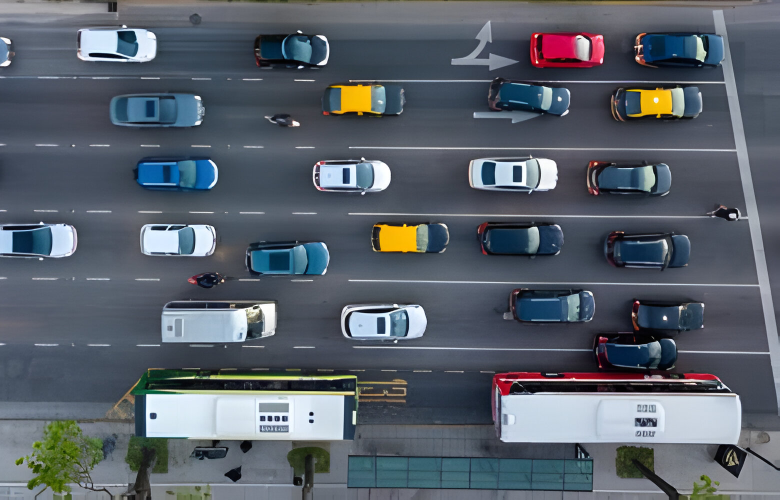
#> input picture Final_Assignments/HW5/images/car.jpg, 1560 x 1000 px (shown at 1/2 size)
$ jupyter execute Q7_a.ipynb
#> lines starting #> are read from the running program, lines starting #| are printed output that depends on the picture; after the words box and inside, x2 and y2 are one past the last pixel; in counts of white or black regions, pixels touching at a corner belong together
[cell 1]
import cv2
import numpy as np
import matplotlib.pyplot as plt

[cell 2]
image = cv2.imread('images/car.jpg')
#> image is the input picture: shape (1000, 1560, 3); mean B, G, R 106.2, 96.5, 88.4

[cell 3]
import cv2
import numpy as np

# Load the image
image = cv2.imread('images/car.jpg')
desired_image = image[:-120,:]
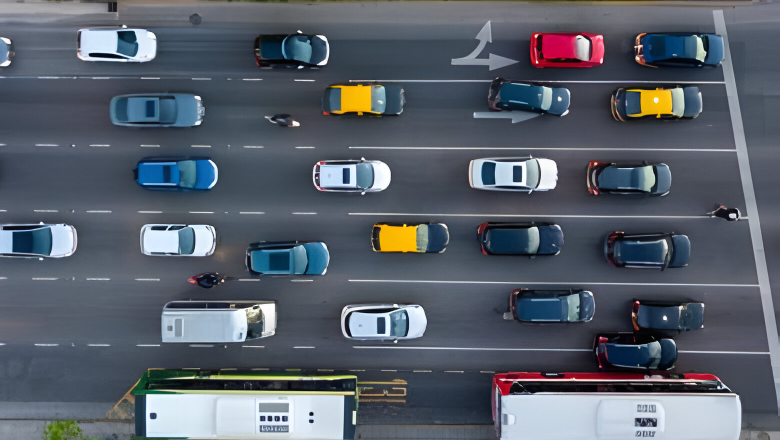
#> desired_image: shape (880, 1560, 3) (shown at 1/2 size); mean B, G, R 106.6, 95.8, 88.3
# Convert to grayscale
gray = cv2.cvtColor(desired_image, cv2.COLOR_BGR2GRAY)
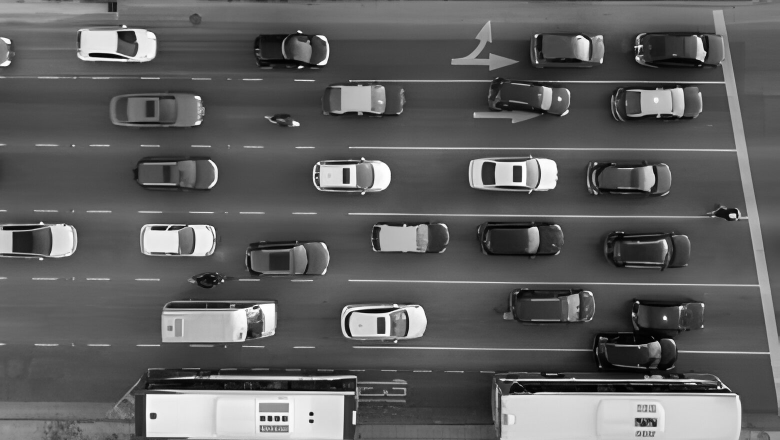
#> gray: shape (880, 1560) (shown at 1/2 size); min 0, max 255, mean 94.8

# Apply threshold to get binary desired_image
_, thresh = cv2.threshold(gray, 127, 255, cv2.THRESH_BINARY_INV)
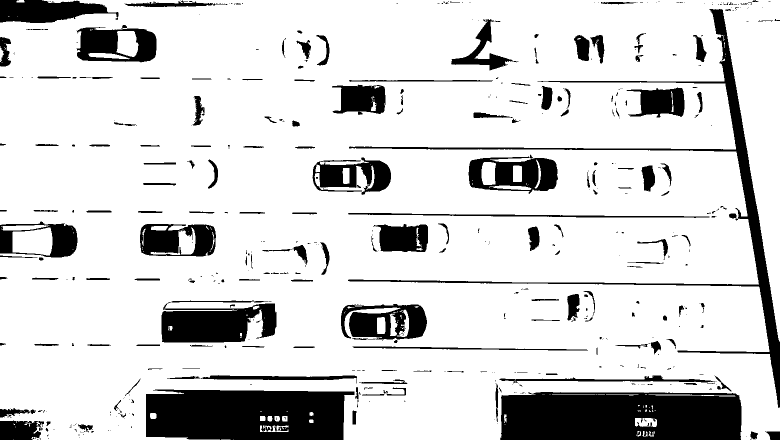
#> thresh: shape (880, 1560) (shown at 1/2 size); 83.7% white; 523 black regions (329 under 20 px), largest, box (x1, y1, x2, y2) and area: (1000, 784, 1483, 880) 43529, (292, 779, 709, 880) 37237, (696, 18, 1560, 816) 22867

# Perform morphological operations to reduce noise and separate overlapping objects
kernel = cv2.getStructuringElement(cv2.MORPH_RECT, (10,10))
opening = cv2.morphologyEx(thresh, cv2.MORPH_OPEN, kernel)
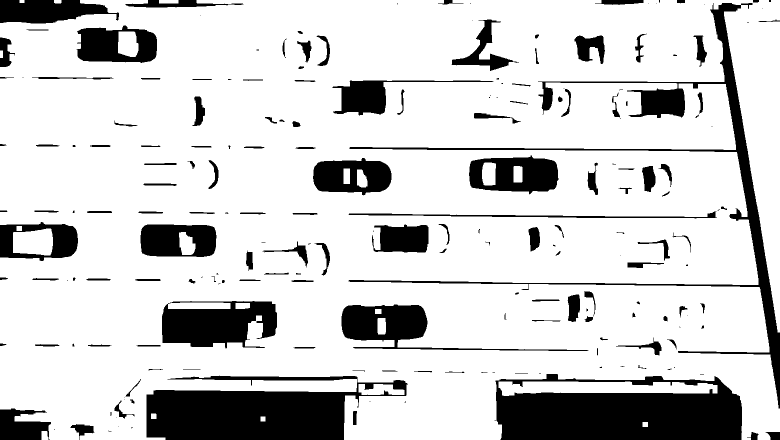
#> opening: shape (880, 1560) (shown at 1/2 size); 82% white; 206 black regions (65 under 20 px), largest, box (x1, y1, x2, y2) and area: (989, 748, 1484, 880) 49117, (293, 751, 816, 880) 42195, (697, 6, 1560, 817) 29716
closing = cv2.morphologyEx(opening, cv2.MORPH_CLOSE, kernel)
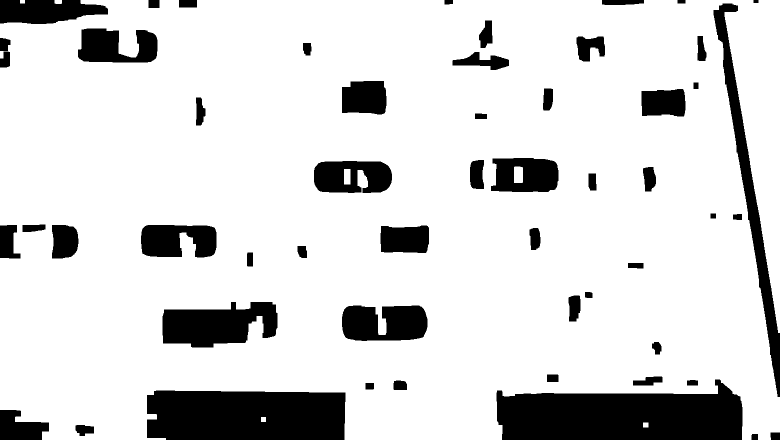
#> closing: shape (880, 1560) (shown at 1/2 size); 84.8% white; 54 black regions

# Find contours in the desired_image
contours, _ = cv2.findContours(closing, cv2.RETR_TREE, cv2.CHAIN_APPROX_SIMPLE)
#> contours = 45 contours; largest, box (x1, y1, x2, y2) and area: (0, 0, 1560, 880) 1252003, (324, 603, 556, 696) 15285, (683, 610, 856, 683) 10587, (627, 321, 785, 387) 8764, (981, 315, 1118, 385) 8414

# Filter contours based on area (optional)
min_area = 550  # Minimum area to be considered a car
contours = [cnt for cnt in contours if cv2.contourArea(cnt) > min_area]
#> contours = 25 contours; largest, box (x1, y1, x2, y2) and area: (0, 0, 1560, 880) 1252003, (324, 603, 556, 696) 15285, (683, 610, 856, 683) 10587, (627, 321, 785, 387) 8764, (981, 315, 1118, 385) 8414

# Draw bounding boxes around the detected cars
for cnt in contours:
    x, y, w, h = cv2.boundingRect(cnt)
    cv2.rectangle(desired_image, (x, y), (x+w, y+h), (0, 255, 0), 2)
#> this loop made 25 passes
#> (x, y, w, h) on passes 1 to 12: (0, 0, 1560, 880), (150, 849, 39, 24), (1265, 752, 61, 20), (683, 610, 173, 73), (324, 603, 232, 93), (1136, 590, 26, 54), (1058, 455, 24, 46), (760, 450, 99, 57), (281, 449, 153, 67), (103, 449, 55, 69), (44, 448, 48, 17), (1176, 346, 18, 36)
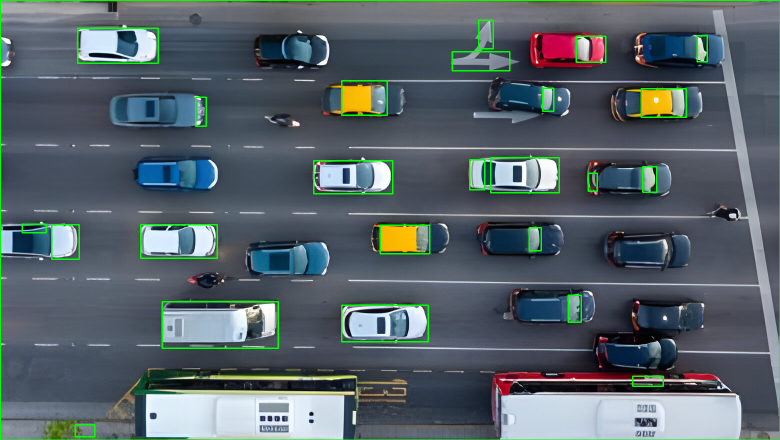
#> desired_image: shape (880, 1560, 3) (shown at 1/2 size); 1.92% of pixels changed, all inside (x1, y1, x2, y2) = (0, 0, 1560, 880)

# Save the result
cv2.imwrite('detected_cars.jpg', desired_image)

print(f'Number of cars: {len(contours)}')
#| Number of cars: 25

$ run again, with Final_Assignments/HW5/images/flower.jpg copied over Final_Assignments/HW5/images/car.jpg
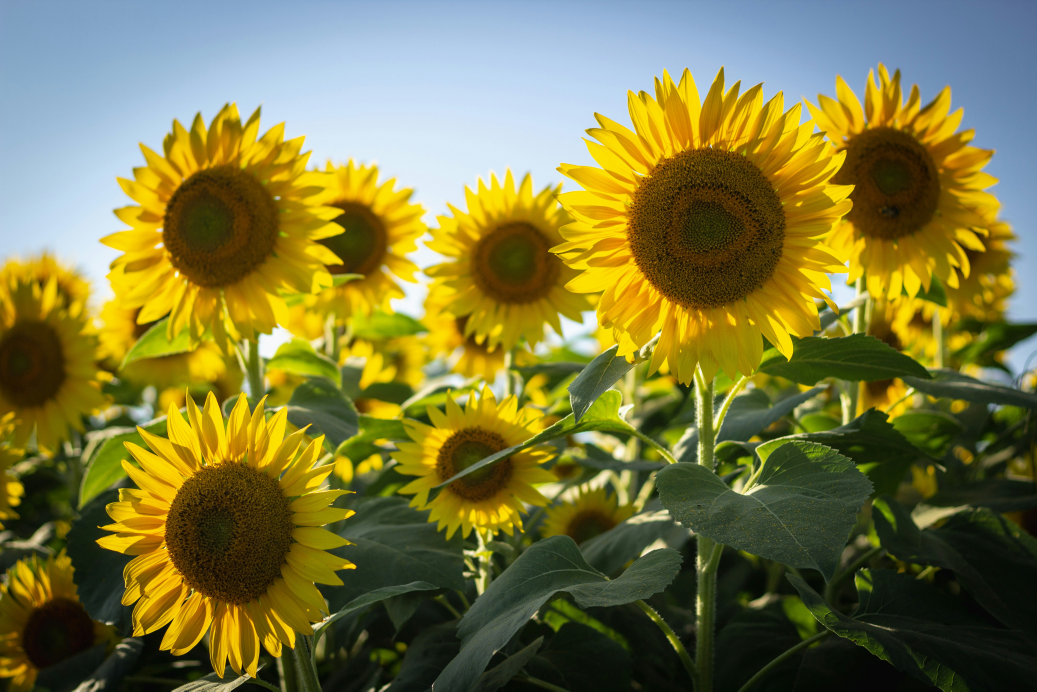
#> input picture Final_Assignments/HW5/images/flower.jpg, 5184 x 3456 px (shown at 1/5 size)
#> image is the input picture: shape (3456, 5184, 3); mean B, G, R 63.4, 119.6, 123.3
#> `_, thresh = cv2.threshold(gray, 127, 255, cv2.THRESH_BINARY_INV)`:
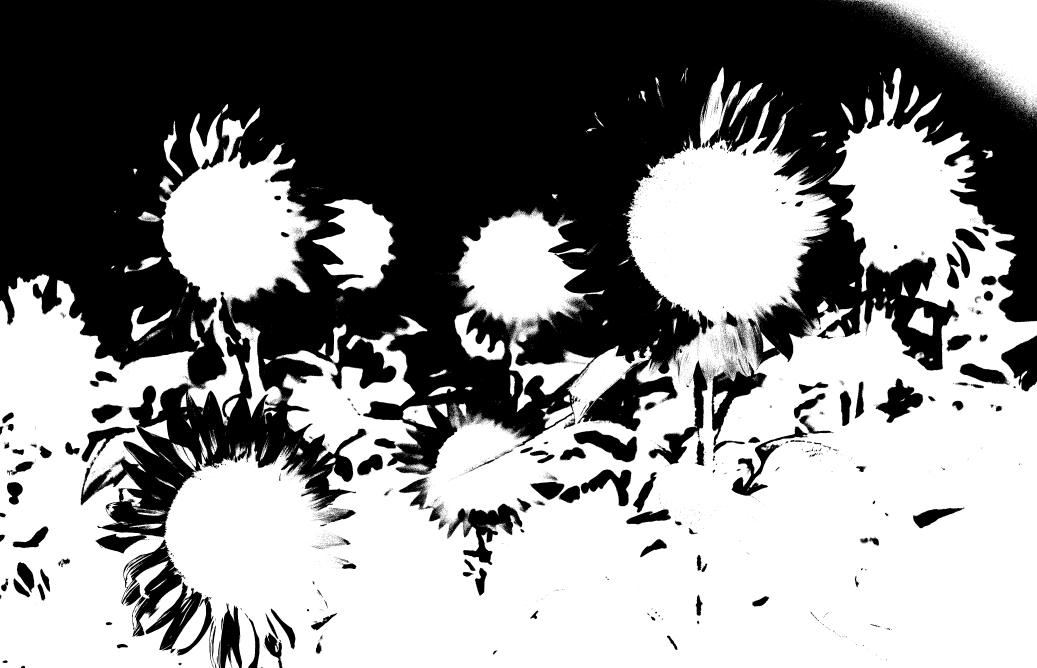
#> thresh: shape (3336, 5184) (shown at 1/5 size); 53.7% white; 18597 black regions (18164 under 20 px), largest, box (x1, y1, x2, y2) and area: (0, 0, 5184, 2767) 7288216, (607, 2698, 920, 3185) 45659, (2235, 2518, 2612, 2825) 40280
#> opening: shape (3336, 5184); 51.1% white; 800 black regions (620 under 20 px), largest, box (x1, y1, x2, y2) and area: (0, 0, 5184, 3336) 8038016, (2649, 2348, 3159, 2533) 39322, (3659, 1966, 4172, 2490) 38401
#> closing: shape (3336, 5184); 51.4% white; 128 black regions
#> `contours, _ = cv2.findContours(closing, cv2.RETR_TREE, cv2.CHAIN_APPRO..`: contours = 205 contours; largest, box (x1, y1, x2, y2) and area: (0, 344, 5184, 3336) 8289106, (813, 598, 1562, 2049) 424402, (2295, 1078, 2922, 1611) 215218, (4481, 0, 5184, 491) 165661, (609, 2704, 1081, 3280) 130582
#> `contours = [cnt for cnt in contours if cv2.contourArea(cnt) > min_area]`: contours = 136 contours; largest, box (x1, y1, x2, y2) and area: (0, 344, 5184, 3336) 8289106, (813, 598, 1562, 2049) 424402, (2295, 1078, 2922, 1611) 215218, (4481, 0, 5184, 491) 165661, (609, 2704, 1081, 3280) 130582
#> the loop `for cnt in contours:` made 136 passes
#> (x, y, w, h) on passes 1 to 8: (1128, 3261, 67, 75), (757, 2621, 50, 19), (536, 2325, 77, 76), (1643, 2295, 33, 26), (889, 2231, 93, 114), (1011, 2226, 28, 58), (723, 2105, 122, 90), (2016, 2028, 165, 113)
#> after the loop `for cnt in contours:`:
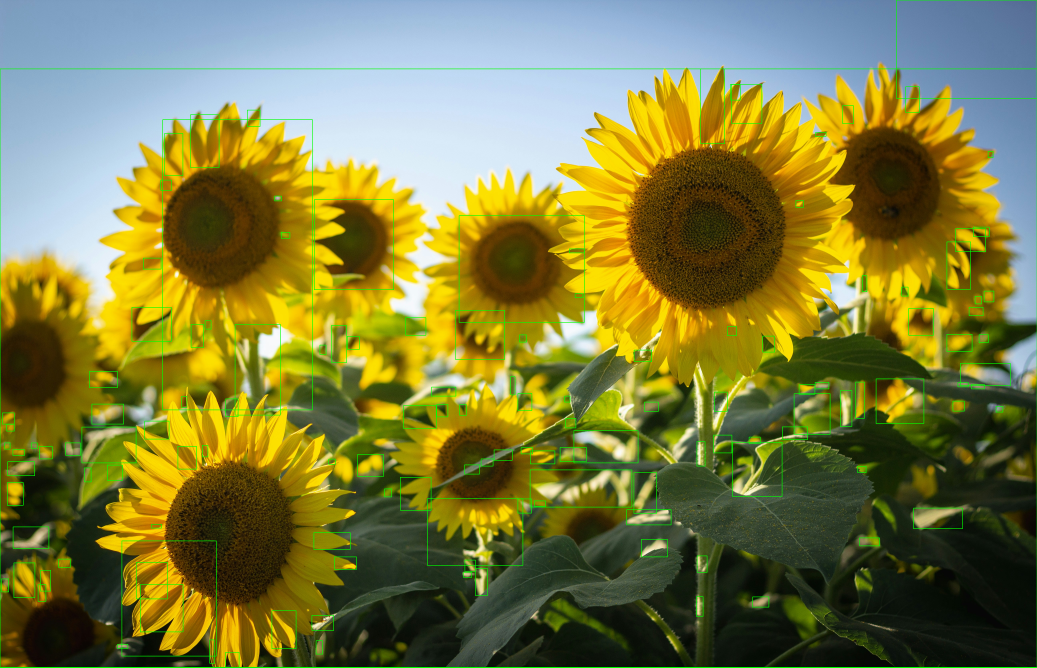
#> desired_image: shape (3336, 5184, 3) (shown at 1/5 size); mean B, G, R 64.6, 124.3, 125.2
#| Number of cars: 136
